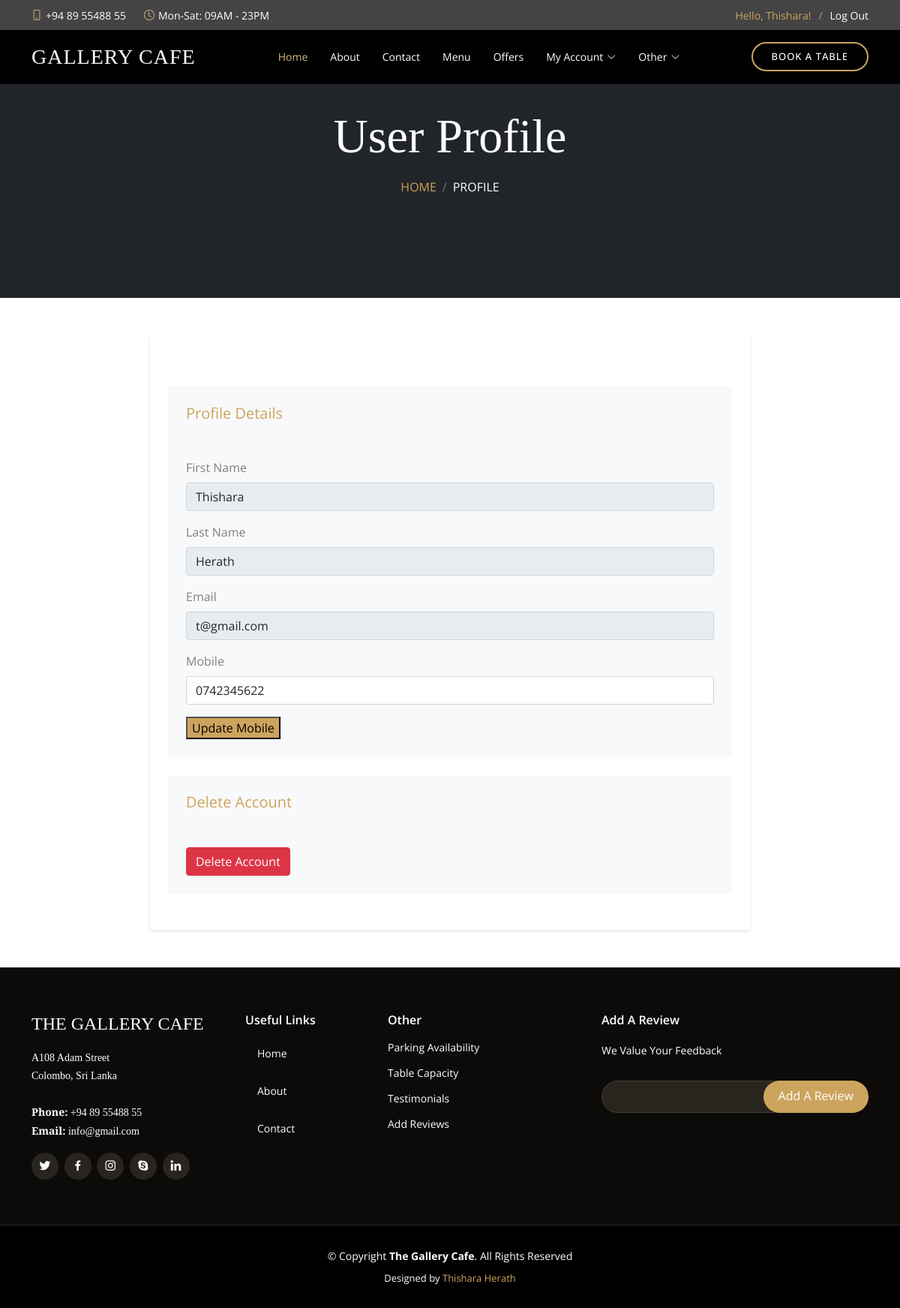
The page /userprofile.php (signed in) on the database its author committed.
### tables this page shows
CREATE TABLE IF NOT EXISTS `user` (
  `id` int NOT NULL AUTO_INCREMENT,
  `firstname` varchar(100) NOT NULL,
  `lastname` varchar(100) NOT NULL,
  `mobile` varchar(20) NOT NULL,
  `email` varchar(100) NOT NULL,
  `password` varchar(255) NOT NULL,
  PRIMARY KEY (`id`)
);

### userprofile.php (the view, shortened to what this page needs)
<?php
include("dbconn.php");
$user_id = $_SESSION['user_id'];
$sql = "SELECT firstname, lastname, email, mobile FROM user WHERE id = ?";
$stmt = $conn->prepare($sql);
$stmt->bind_param("i", $user_id);
$stmt->execute();
$result = $stmt->get_result();
$user = $result->fetch_assoc();
?>
<!DOCTYPE html>
<html lang="en">
<head>
    <link href="https://cdnjs.cloudflare.com/ajax/libs/font-awesome/5.10.0/css/all.min.css" rel="stylesheet">
    <link href="https://cdn.jsdelivr.net/npm/bootstrap-icons@1.4.1/font/bootstrap-icons.css" rel="stylesheet">
    <link href="css/bootstrap.min.css" rel="stylesheet">
    <link href="css/style.css" rel="stylesheet">
    <link href="css/profile.css" rel="stylesheet">
</head>
<body>
    <?php include('header.php'); ?>
    <div class="container-xxl bg-white p-0">
        <div class="container-xxl py-5 bg-dark hero-header mb-5">
            <div class="container text-center my-5 pt-5 pb-4">
                <h1 class="display-3 text-white mb-3">User Profile</h1>
                <ol class="breadcrumb justify-content-center text-uppercase">
                    <li class="breadcrumb-item"><a href="index.php">Home</a></li>
                    <li class="breadcrumb-item text-white active" aria-current="page">Profile</li>
                </ol>
            </div>
        </div>
        <div class="container-xxl py-5 box">
            <div class="container">
                <div class="row g-5">
                    <div class="col-lg-12">
                        <div class="profile-info bg-light p-4 rounded">
                            <h5 class="section-title ff-secondary text-start fw-normal" style="color: #cda45e;">Profile Details</h5>
                            <form method="post">
                                <div class="mb-3">
                                    <label for="firstname" class="form-label" style="color: gray;">First Name</label>
                                    <input type="text" class="form-control" id="firstname" name="firstname" value="<?php echo htmlspecialchars($user['firstname']); ?>" readonly>
                                </div>
                                <div class="mb-3">
                                    <label for="lastname" class="form-label" style="color: gray;">Last Name</label>
                                    <input type="text" class="form-control" id="lastname" name="lastname" value="<?php echo htmlspecialchars($user['lastname']); ?>" readonly>
                                </div>
                                <div class="mb-3">
                                    <label for="email" class="form-label" style="color: gray;">Email</label>
                                    <input type="email" class="form-control" id="email" name="email" value="<?php echo htmlspecialchars($user['email']); ?>" readonly>
                                </div>
                                <div class="mb-3">
                                    <label for="mobile" class="form-label" style="color: gray;">Mobile</label>
                                    <input type="text" class="form-control" id="mobile" name="mobile" value="<?php echo htmlspecialchars($user['mobile']); ?>" required>
                                </div>
                                <button type="submit" name="update_details" style="background-color: #cda45e;">Update Mobile</button>
                            </form>
                        </div>
                        <div class="profile-info bg-light p-4 rounded mt-4">
                            <h5 class="section-title ff-secondary text-start fw-normal" style="color: #cda45e;">Delete Account</h5>
                            <form method="post">
                                <button type="submit" name="delete_account" class="btn btn-danger" onclick="return confirm('Are you sure you want to delete your account? This action cannot be undone.')">Delete Account</button>
                            </form>
                        </div>
                    </div>
                </div>
            </div>
        </div>
        <?php include('footer.php'); ?>
    </div>
</body>
</html>

### css/style.css (style rules this page uses)
:root { --primary: #FEA116; --light: #cda45e; --dark: #0F172B; }
h1, h2, h3, .h1, .h2, .h3 { font-weight: 400 !important; font-family: 'Playball', cursive !important; }
h4, h5, h6, .h4, .h5, .h6 { font-weight: 600 !important; font-family: 'Open Sans', sans-serif !important; }
.btn { font-weight: 600; transition: .5s; }

### css/profile.css (style rules this page uses)
.box { max-width: 800px; margin: 50px auto; padding: 20px; background-color: #fff; box-shadow: 0 2px 4px rgba(0, 0, 0, 0.1); }
h1 { text-align: center; color: #333; }
.profile-info { margin-top: 20px; }

### assets/css/style.css (style rules this page uses)
body { font-family: "Open Sans", sans-serif; background: #0c0b09; color: #fff; }
a { color: #cda45e; text-decoration: none; }
h1, h2, h3, h4, h5, h6 { font-family: "Playfair Display", serif; }
.section-title { padding-bottom: 40px; }

### rows shown on the page
user: firstname "Thishara", lastname "Herath", email "t@gmail.com", mobile "0742345622"

### other values the page prints
$_SESSION['username'] "Thishara"
